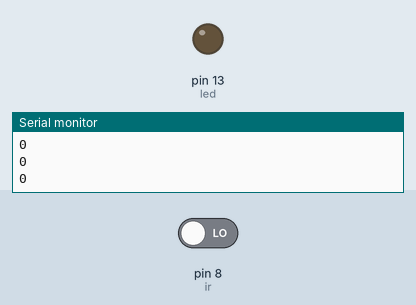
This sketch was run on a simulated Arduino Uno, built with avr-gcc and run on an emulated ATmega328P. Parts: output pins drawn as LEDs (lit = HIGH), the last lines printed to the serial monitor. Inputs (shaded band) come from the test bench; at power-on: pin 8 (ir) LOW.

Above: at 2.8 s.
2.9 s: pin 8 (ir) driven HIGH
At 3.8 s:
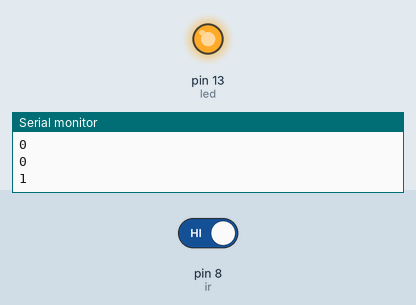
4.5 s: pin 8 (ir) driven LOW
At 5.3 s:
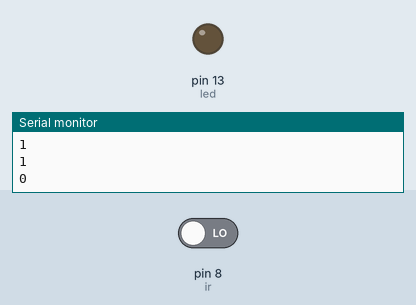
Timing chart, 0 to 7.5 s (numbered marks = the images above; inputs shaded):
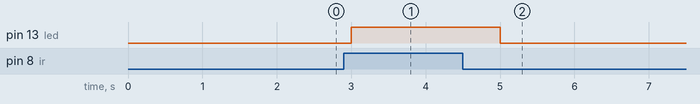

Measured:
- after the input at 2.9 s, pin 13 (led): LOW → HIGH after 0.10 s
- after the input at 4.5 s, pin 13 (led): HIGH → LOW after 0.50 s

The sketch:

LED_IR.ino
```cpp
int ir=8;
int led=13;

void setup()
{
  pinMode(ir,INPUT);
  pinMode(led,OUTPUT);
  Serial.begin(9600);
}

void loop()
{
  int i=digitalRead(ir);
  Serial.println(i);
  if(i==HIGH)
  digitalWrite(led,HIGH);
  else
  digitalWrite(led,LOW);
  delay(1000);
}
```
